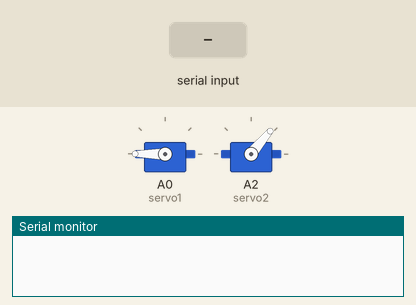
This sketch was run on a simulated Arduino Uno, built with avr-gcc and run on an emulated ATmega328P. Parts: 2 × servo, the last lines printed to the serial monitor. The test bench sets the inputs (shaded band).

Above: at 2.2 s.
2.3 s: "1\n" received over Serial
At 2.4 s:
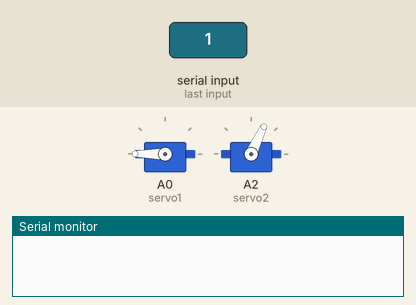
At 3.4 s:
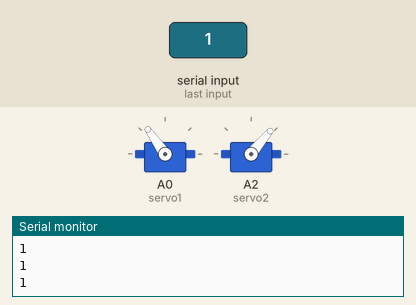
4.2 s: "2\n" received over Serial
At 4.3 s:
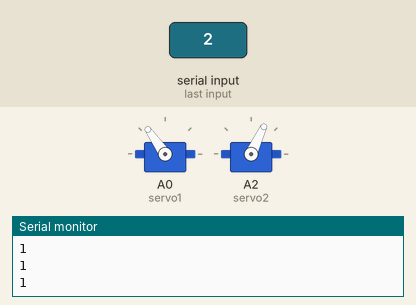
Timing chart, 0 to 7.2 s (numbered marks = the images above; inputs shaded):
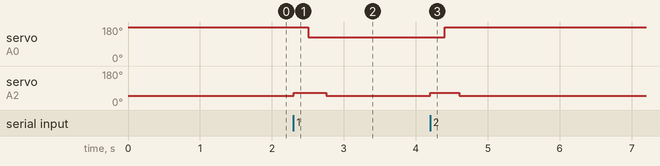

Measured:
- after the input at 2.3 s, servo on A0 (servo1): 180° → 125° after 0.20 s; servo on A2 (servo2): 50° → 65° at once, → 50° 0.45 s later
- after the input at 4.2 s, servo on A0 (servo1): 125° → 180° after 0.20 s; servo on A2 (servo2): 50° → 65° at once, → 50° 0.40 s later

The sketch:

servo_capit.ino
```cpp
#include <Servo.h>

Servo servo1;//variable untuk menyimpan posisi data servo depan
Servo servo2;//variable untuk menyimpan posisi data servo belakang
int pos = 0;
int input = 0;

void setup() {
  // put your setup code here, to run once:
  Serial.begin(9600);
  servo1.attach(A0);  //sinyal data kabel motor servo dikonekan di pin A0 Arduino
  servo2.attach(A2);  //sinyal data kabel motor servo dikenakan di pin A2 Arduino
  servo1.write(180);  // posisi awal servo depan
  servo2.write(50);   //posisi awal servo belakang
  delay(1000);
}

void loop() {
  if (Serial.available()) {
    input = Serial.parseInt();

    switch (input) {
      case 1:
        servo2.write(65);           //capit turun
        delay (200);
        Serial.println(input);

        servo1.write(125);          //capit menjepit
        delay(250);
        Serial.println(input);

        servo2.write(50);           //capit naik
        delay(200);
        Serial.println(input);
        break;

      case 2:
        servo2.write(65);           //capit turun
        delay(200);
        Serial.println(input);

        servo1.write(180);          //capit buka ke posisi semula
        delay(200);
        Serial.println(input);

        servo2.write(50);           //capit naik ke posisi semula
        delay(200);
        Serial.println(input);
        break;
    }
  }
}
```
